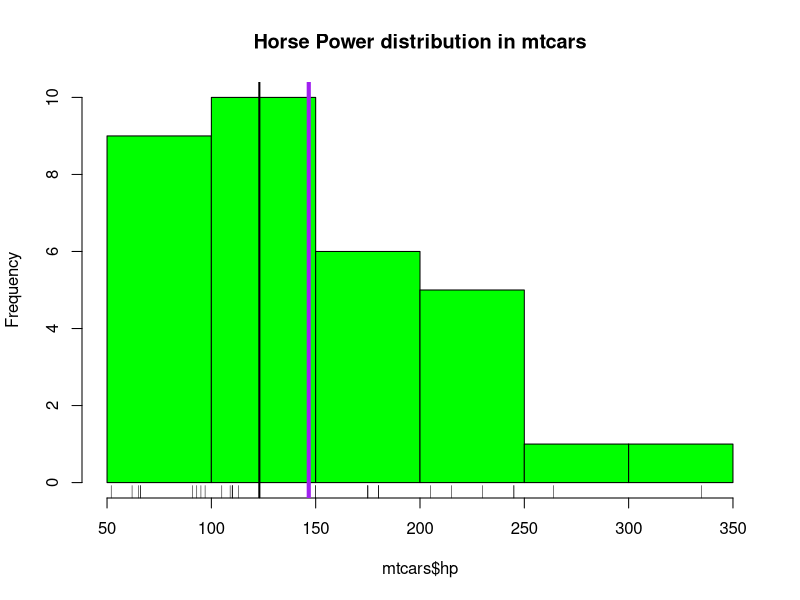
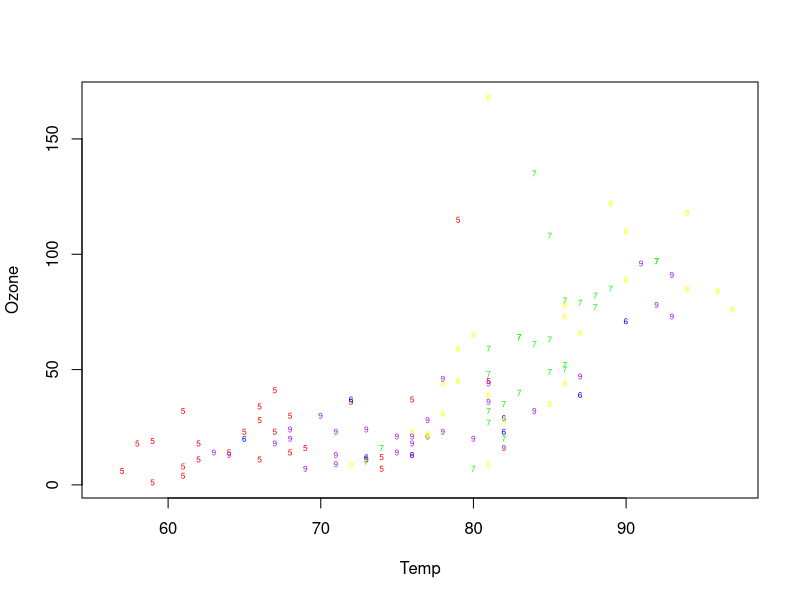

Here is the R script that generated these plots, in order:
##exporting plots to pdfs OKuur?
getwd()
head(mtcars)

length(mtcars$hp)
hist(mtcars$hp, col = "green", breaks = 10, main="Horse Power distribution in mtcars")
rug(mtcars$hp)
abline(v=mean(mtcars$hp), col="purple", lwd=4)
abline(v=median(mtcars$hp), lwd=2)

head(airquality)
table(airquality$Month)
plot.new()
with(airquality, plot(Temp, Ozone, type = "n"))
with(subset(airquality, Month==5), points(Temp, Ozone, pch="5", cex=.5, col="red"))
with(subset(airquality, Month==6), points(Temp, Ozone, pch="6", cex=.5, col="blue"))
with(subset(airquality, Month==7), points(Temp, Ozone, pch="7", cex=.5, col="green"))
with(subset(airquality, Month==8), points(Temp, Ozone, pch="8", cex=.5, col="yellow"))
with(subset(airquality, Month==9), points(Temp, Ozone, pch="9", cex=.5, col="purple"))
dev.copy2pdf(file="myplot.pdf")
dev.off()
